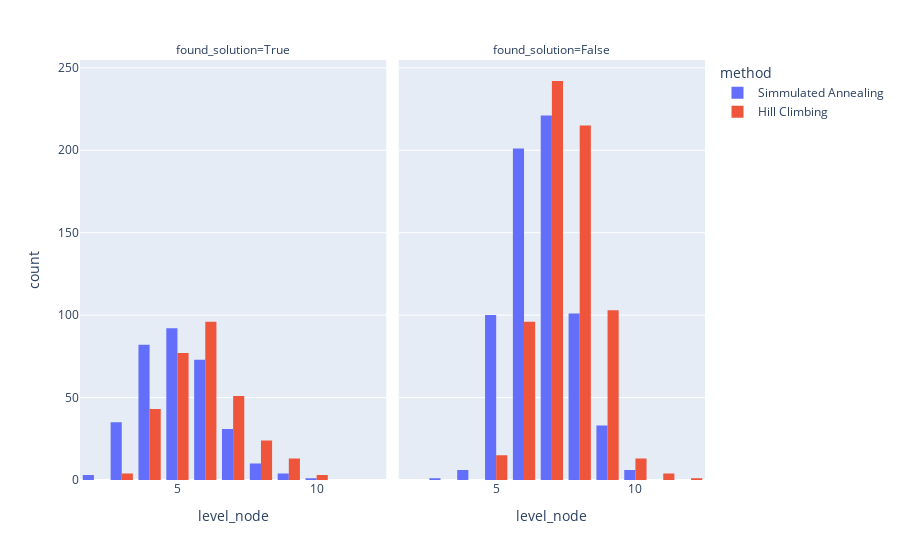

Here is the notebook cell this chart was saved with:
### Code cell
fig = px.histogram(df_stats, x='level_node', color='method', facet_col='found_solution', barmode='group')
fig.show()

### Figure 1 — Plotly figure (JSON) as saved in the notebook; plotly's stock layout.template omitted (floating-point values rounded to 4 significant figures; data arrays with more than 128 entries replaced by an {"elided": "..."} marker saying what was removed)
{"data": [{"alignmentgroup": "True", "bingroup": "x", "hovertemplate": "method=Simmulated Annealing<br>found_solution=True<br>level_node=%{x}<br>count=%{y}<extra></extra>", "legendgroup": "Simmulated Annealing", "marker": {"color": "#636efa", "pattern": {"shape": ""}}, "name": "Simmulated Annealing", "offsetgroup": "Simmulated Annealing", "orientation": "v", "showlegend": true, "type": "histogram", "x": {"elided": "331 int values"}, "xaxis": "x", "yaxis": "y"}, {"alignmentgroup": "True", "bingroup": "x", "hovertemplate": "method=Simmulated Annealing<br>found_solution=False<br>level_node=%{x}<br>count=%{y}<extra></extra>", "legendgroup": "Simmulated Annealing", "marker": {"color": "#636efa", "pattern": {"shape": ""}}, "name": "Simmulated Annealing", "offsetgroup": "Simmulated Annealing", "orientation": "v", "showlegend": false, "type": "histogram", "x": {"elided": "669 int values"}, "xaxis": "x2", "yaxis": "y2"}, {"alignmentgroup": "True", "bingroup": "x", "hovertemplate": "method=Hill Climbing<br>found_solution=True<br>level_node=%{x}<br>count=%{y}<extra></extra>", "legendgroup": "Hill Climbing", "marker": {"color": "#EF553B", "pattern": {"shape": ""}}, "name": "Hill Climbing", "offsetgroup": "Hill Climbing", "orientation": "v", "showlegend": true, "type": "histogram", "x": {"elided": "311 int values"}, "xaxis": "x", "yaxis": "y"}, {"alignmentgroup": "True", "bingroup": "x", "hovertemplate": "method=Hill Climbing<br>found_solution=False<br>level_node=%{x}<br>count=%{y}<extra></extra>", "legendgroup": "Hill Climbing", "marker": {"color": "#EF553B", "pattern": {"shape": ""}}, "name": "Hill Climbing", "offsetgroup": "Hill Climbing", "orientation": "v", "showlegend": false, "type": "histogram", "x": {"elided": "689 int values"}, "xaxis": "x2", "yaxis": "y2"}], "layout": {"annotations": [{"font": {}, "showarrow": false, "text": "found_solution=True", "x": 0.245, "xanchor": "center", "xref": "paper", "y": 1, "yanchor": "bottom", "yref": "paper"}, {"font": {}, "showarrow": false, "text": "found_solution=False", "x": 0.755, "xanchor": "center", "xref": "paper", "y": 1, "yanchor": "bottom", "yref": "paper"}], "barmode": "group", "legend": {"title": {"text": "method"}, "tracegroupgap": 0}, "margin": {"t": 60}, "xaxis": {"anchor": "y", "domain": [0, 0.49], "title": {"text": "level_node"}}, "xaxis2": {"anchor": "y2", "domain": [0.51, 1], "matches": "x", "title": {"text": "level_node"}}, "yaxis": {"anchor": "x", "domain": [0, 1], "title": {"text": "count"}}, "yaxis2": {"anchor": "x2", "domain": [0, 1], "matches": "y", "showticklabels": false}}}
